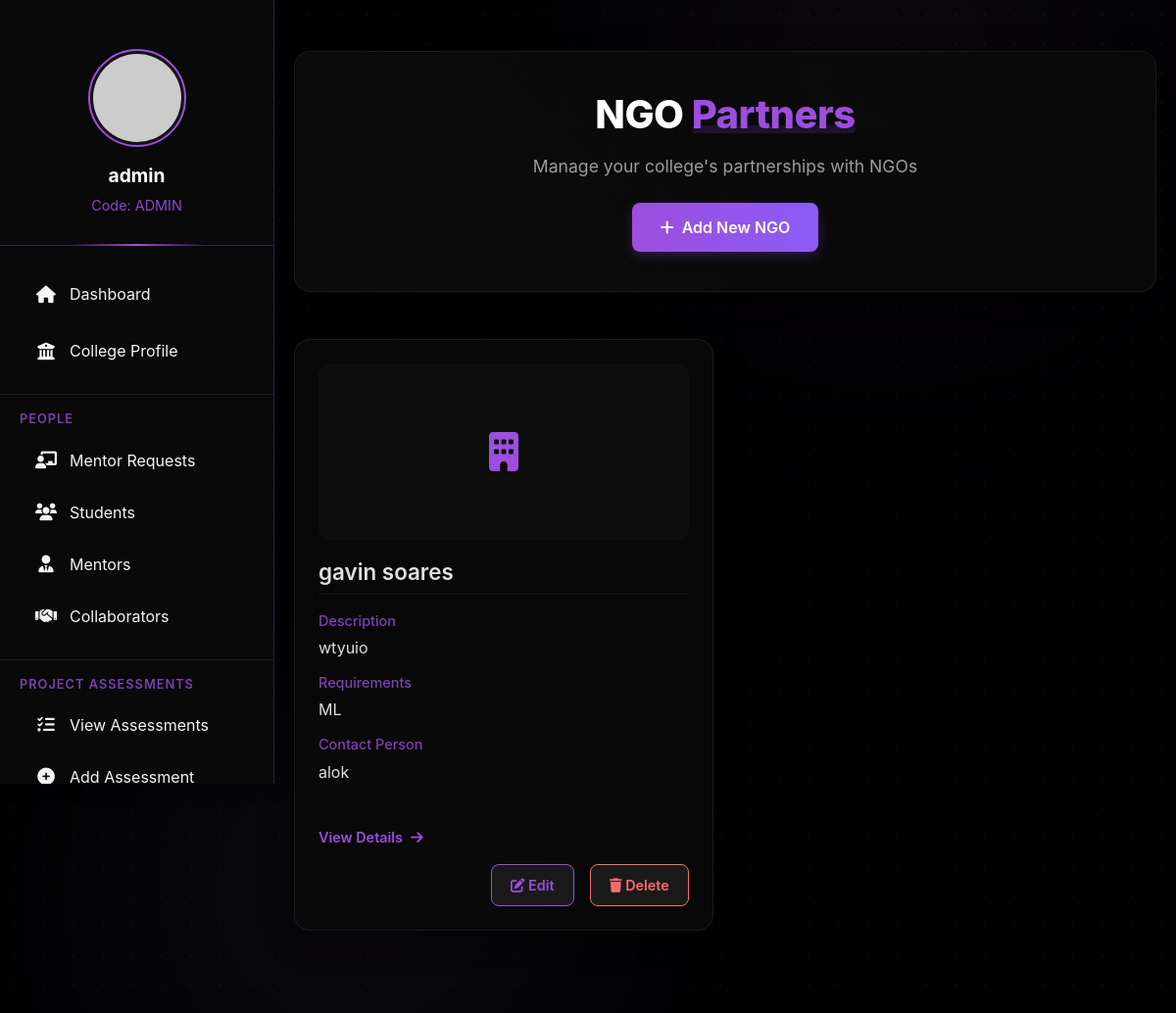
Screenshot of /college/ngos/ (signed in) with the database file from the repository.
### college/models.py (models this page shows, shortened)
class CollegeProfile(models.Model):
    user = models.OneToOneField(User, on_delete=models.CASCADE)
    college_name = models.CharField(max_length=200, blank=True, null=True)
    college_code = models.CharField(max_length=50, blank=True, null=True)
    address = models.TextField(blank=True, null=True)
    contact_number = models.CharField(max_length=20, blank=True, null=True)
    website = models.URLField(blank=True, null=True)
    established_year = models.IntegerField(blank=True, null=True)
    principal_name = models.CharField(max_length=100, blank=True, null=True)
    principal_email = models.EmailField(blank=True, null=True)
    total_students = models.IntegerField(default=0)
    total_faculty = models.IntegerField(default=0)
    created_at = models.DateTimeField(auto_now_add=True)
    updated_at = models.DateTimeField(auto_now=True)

class NGO(models.Model):
    college = models.ForeignKey(CollegeProfile, on_delete=models.CASCADE, related_name='ngos')
    name = models.CharField(max_length=200)
    description = models.TextField()
    requirements = models.TextField(help_text="What the NGO needs or is looking for")
    contact_person = models.CharField(max_length=100, blank=True, null=True)
    contact_email = models.EmailField(blank=True, null=True)
    contact_phone = models.CharField(max_length=20, blank=True, null=True)
    website = models.URLField(blank=True, null=True)
    address = models.TextField(blank=True, null=True)
    image = models.ImageField(upload_to='ngo_images/', blank=True, null=True)
    created_at = models.DateTimeField(auto_now_add=True)
    updated_at = models.DateTimeField(auto_now=True)
    is_active = models.BooleanField(default=True)

### college/views.py (the view)
# urls.py: path('ngos/', views.ngo_list, name='ngo_list'),
def ngo_list(request):
    try:
        profile = CollegeProfile.objects.get(user=request.user)
        ngos = NGO.objects.filter(college=profile)
        context = {
            'profile': profile,
            'ngos': ngos
        }
        return render(request, 'college/ngo_list.html', context)
    except CollegeProfile.DoesNotExist:
        messages.error(request, 'College profile not found!')
        return redirect('college_login')

### college/templates/college/ngo_list.html (shortened to what this page needs)
{% extends 'college/base.html' %}
{% block content %}
<div class="ngo-container">
    <div class="header-section">
        <h1>NGO <span>Partners</span></h1>
        <p>Manage your college's partnerships with NGOs</p>
        <a href="{% url 'add_ngo' %}" class="add-ngo-btn">
            <i class="fas fa-plus"></i> Add New NGO
        </a>
    </div>
    {% if ngos %}
        <div class="ngo-grid">
            {% for ngo in ngos %}
            <div class="ngo-card" onclick="goToNgoDetail(event, '{{ ngo.id }}')">
                    <div class="ngo-card-content">
                        <div class="ngo-image-container">
                            {% if ngo.image %}
                                <img src="{{ ngo.image.url }}" alt="{{ ngo.name }}" class="ngo-image">
                            {% else %}
                                <div class="ngo-image-placeholder">
                                    <i class="fas fa-building"></i>
                                </div>
                            {% endif %}
                        </div>
                        <h3>{{ ngo.name }}</h3>
                        <div class="ngo-info">
                            <div class="info-item">
                                <div class="info-label">Description</div>
                                <div class="info-value">{{ ngo.description|truncatechars:150 }}</div>
                            </div>
                            <div class="info-item">
                                <div class="info-label">Requirements</div>
                                <div class="info-value">{{ ngo.requirements|truncatechars:100 }}</div>
                            </div>
                            <div class="info-item">
                                <div class="info-label">Contact Person</div>
                                <div class="info-value">{{ ngo.contact_person }}</div>
                            </div>
                        </div>
                        <div class="view-details">
                            <span>View Details</span>
                            <i class="fas fa-arrow-right"></i>
                        </div>
                    </div>
                    <div class="ngo-actions">
                        <a href="{% url 'edit_ngo' ngo.id %}" class="btn btn-edit" onclick="event.stopPropagation()">
                            <i class="fas fa-edit"></i> Edit
                        </a>
                        <button type="button" class="btn btn-delete" data-bs-toggle="modal" data-bs-target="#deleteModal{{ ngo.id }}" onclick="event.stopPropagation()">
                            <i class="fas fa-trash"></i> Delete
                        </button>
                    </div>
                </div>
            {% endfor %}
        </div>
    {% endif %}
</div>
{% endblock %}

### college/templates/college/base.html (shortened to what this page needs)
<!DOCTYPE html>
<html lang="en">
<head>
    <link href="https://cdn.jsdelivr.net/npm/bootstrap@5.1.3/dist/css/bootstrap.min.css" rel="stylesheet">
    <link rel="stylesheet" href="https://cdnjs.cloudflare.com/ajax/libs/font-awesome/6.0.0/css/all.min.css">
</head>
<body>
    <div class="bg-elements">
        <div class="bg-gradient"></div>
        <div class="bg-gradient"></div>
        <div class="static-pattern"></div>
    </div>
    <div id="sidebar">
        <div class="profile-section">
            <img src="https://via.placeholder.com/100" alt="College Logo">
            <div class="college-name">{{ profile.college_name|default:"College Portal" }}</div>
            {% if profile.college_code %}
            <div class="college-code">Code: {{ profile.college_code }}</div>
            {% endif %}
        </div>
        <nav class="nav flex-column">
            <a class="nav-link {% if request.resolver_match.url_name == 'college_dashboard' %}active{% endif %}" href="{% url 'college_dashboard' %}">
                <i class="fas fa-home"></i> Dashboard
            </a>
            <a class="nav-link {% if request.resolver_match.url_name == 'college_profile' %}active{% endif %}" href="{% url 'college_profile' %}">
                <i class="fas fa-university"></i> College Profile
            </a>
            <div class="nav-section">
                <div class="nav-section-title">People</div>
                <div class="nav-item">
                    <a class="nav-link {% if 'mentor-requests' in request.path %}active{% endif %}" href="{% url 'mentor_requests' %}">
                        <i class="fas fa-chalkboard-teacher"></i> Mentor Requests
                    </a>
                </div>
                <a class="nav-link {% if request.resolver_match.url_name == 'registered_students' %}active{% endif %}" href="{% url 'registered_students' %}">
                    <i class="fas fa-users"></i> Students
                </a>
                <a class="nav-link {% if request.resolver_match.url_name == 'registered_mentors' %}active{% endif %}" href="{% url 'registered_mentors' %}">
                    <i class="fas fa-user-tie"></i> Mentors
                </a>
                <a class="nav-link {% if request.resolver_match.url_name == 'college_view_collaborators' %}active{% endif %}" href="{% url 'college_view_collaborators' %}">
                    <i class="fas fa-handshake"></i> Collaborators
                </a>
            </div>
            <div class="nav-section">
                <div class="nav-section-title">Project Assessments</div>
                <a class="nav-link {% if request.resolver_match.url_name == 'project_assessment_list' %}active{% endif %}" href="{% url 'project_assessment_list' %}">
                    <i class="fas fa-tasks"></i> View Assessments
                </a>
                <a class="nav-link {% if request.resolver_match.url_name == 'add_project_assessment' %}active{% endif %}" href="{% url 'add_project_assessment' %}">
                    <i class="fas fa-plus-circle"></i> Add Assessment
                </a>
            </div>
        </nav>
    </div>
    <div id="content">
        {% block content %}{% endblock %}
    </div>
</body>
</html>

### college/templates/college/base.html (style rules this page uses)
:root { --primary: #9d4edd; --primary-hover: #8b5cf6; --primary-light: rgba(157, 78, 221, 0.2); --text-light: #F3F4F6; --text-secondary: #D1D5DB; --sidebar-width: 280px; --sidebar-bg: rgba(10, 10, 10, 0.9); --card-bg: rgba(30, 30, 30, 0.5); --card-border: rgba(157, 78, 221, 0.3); }
body { background-color: #000000; min-height: 100vh; margin: 0; color: var(--text-light); font-family: 'Inter', sans-serif; overflow-x: hidden; position: relative; }
.bg-elements { position: fixed; top: 0; left: 0; width: 100%; height: 100%; z-index: -1; overflow: hidden; }
.bg-gradient { position: absolute; width: 30rem; height: 30rem; border-radius: 50%; filter: blur(10rem); z-index: -1; opacity: 0.4; }
.bg-gradient:nth-child(1) { top: -15%; right: 5%; background: rgba(157, 78, 221, 0.15); }
.bg-gradient:nth-child(2) { bottom: -15%; left: 10%; background: rgba(139, 92, 246, 0.15); }
.static-pattern { position: absolute; top: 0; left: 0; width: 100%; height: 100%; opacity: 0.1; z-index: -1; background-image: radial-gradient(#555555 1px, transparent 1px); background-size: 30px 30px; }
#sidebar { width: var(--sidebar-width); background: var(--sidebar-bg); backdrop-filter: blur(15px); border-right: 1px solid var(--card-border); height: 100vh; position: fixed; top: 0; left: 0; padding-top: 20px; z-index: 100; transition: all 0.3s ease; box-shadow: 0 0 20px rgba(0, 0, 0, 0.3); overflow-y: auto; }
#content { margin-left: var(--sidebar-width); padding: 20px; position: relative; z-index: 1; min-height: 100vh; }
.nav-link { color: var(--text-light); padding: 12px 20px; transition: all 0.3s; border-radius: 8px; margin: 5px 15px; display: flex; align-items: center; position: relative; overflow: hidden; }
.nav-link::before { content: ''; position: absolute; top: 0; left: 0; width: 0; height: 100%; background: linear-gradient(90deg, var(--primary-light), transparent); transition: width 0.3s ease; z-index: -1; }
.nav-link i { margin-right: 12px; font-size: 1.1rem; width: 24px; text-align: center; }
.profile-section { text-align: center; padding: 30px 20px; border-bottom: 1px solid rgba(157, 78, 221, 0.3); margin-bottom: 20px; position: relative; background: rgba(10, 10, 10, 0.6); backdrop-filter: blur(5px); }
.profile-section::after { content: ''; position: absolute; bottom: -1px; left: 50%; transform: translateX(-50%); width: 50%; height: 2px; background: linear-gradient(90deg, transparent, var(--primary), transparent); }
.profile-section img { width: 100px; height: 100px; border-radius: 50%; margin-bottom: 15px; border: 2px solid var(--primary); padding: 3px; background: rgba(30, 30, 30, 0.5); transition: transform 0.3s ease, box-shadow 0.3s ease; object-fit: cover; }
.college-name { color: white; font-weight: bold; margin-bottom: 5px; font-size: 1.2rem; }
.college-code { color: var(--primary); font-size: 0.9rem; opacity: 0.9; }
.nav-item { position: relative; }
.nav-section { margin-top: 15px; padding-top: 15px; border-top: 1px solid rgba(157, 78, 221, 0.2); }
.nav-section-title { font-size: 0.8rem; text-transform: uppercase; letter-spacing: 1px; color: #9d4edd; padding: 0 20px; margin-bottom: 8px; font-weight: 600; opacity: 0.8; }

### rows the page displays
CollegeProfile: college_name "admin", college_code "ADMIN"
NGO: name "gavin soares", description "wtyuio", requirements "ML", contact_person "alok"
